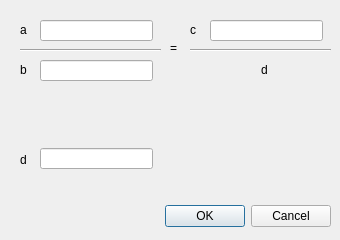
<?xml version="1.0" encoding="UTF-8"?>
<ui version="4.0">
 <class>ratio_d_dialog</class>
 <widget class="QDialog" name="ratio_d_dialog">
  <property name="geometry">
   <rect>
    <x>0</x>
    <y>0</y>
    <width>340</width>
    <height>240</height>
   </rect>
  </property>
  <property name="windowTitle">
   <string>Ratio Calculation: Unknown D</string>
  </property>
  <widget class="QDialogButtonBox" name="buttonBox">
   <property name="geometry">
    <rect>
     <x>10</x>
     <y>200</y>
     <width>321</width>
     <height>32</height>
    </rect>
   </property>
   <property name="orientation">
    <enum>Qt::Orientation::Horizontal</enum>
   </property>
   <property name="standardButtons">
    <set>QDialogButtonBox::StandardButton::Cancel|QDialogButtonBox::StandardButton::Ok</set>
   </property>
  </widget>
  <widget class="QFrame" name="frame">
   <property name="geometry">
    <rect>
     <x>20</x>
     <y>10</y>
     <width>141</width>
     <height>80</height>
    </rect>
   </property>
   <property name="frameShape">
    <enum>QFrame::Shape::HLine</enum>
   </property>
   <property name="frameShadow">
    <enum>QFrame::Shadow::Sunken</enum>
   </property>
   <widget class="QLineEdit" name="bLineEdit">
    <property name="geometry">
     <rect>
      <x>20</x>
      <y>50</y>
      <width>113</width>
      <height>21</height>
     </rect>
    </property>
   </widget>
   <widget class="QLabel" name="label_2">
    <property name="geometry">
     <rect>
      <x>0</x>
      <y>52</y>
      <width>49</width>
      <height>16</height>
     </rect>
    </property>
    <property name="text">
     <string>b</string>
    </property>
    <property name="buddy">
     <cstring>bLineEdit</cstring>
    </property>
   </widget>
   <widget class="QLabel" name="label">
    <property name="geometry">
     <rect>
      <x>0</x>
      <y>12</y>
      <width>49</width>
      <height>16</height>
     </rect>
    </property>
    <property name="text">
     <string>a</string>
    </property>
    <property name="buddy">
     <cstring>aLineEdit</cstring>
    </property>
   </widget>
   <widget class="QLineEdit" name="aLineEdit">
    <property name="geometry">
     <rect>
      <x>20</x>
      <y>10</y>
      <width>113</width>
      <height>21</height>
     </rect>
    </property>
   </widget>
   <zorder>bLineEdit</zorder>
   <zorder>label</zorder>
   <zorder>aLineEdit</zorder>
   <zorder>label_2</zorder>
  </widget>
  <widget class="QLabel" name="label_3">
   <property name="geometry">
    <rect>
     <x>170</x>
     <y>40</y>
     <width>49</width>
     <height>16</height>
    </rect>
   </property>
   <property name="text">
    <string>=</string>
   </property>
  </widget>
  <widget class="QFrame" name="frame_2">
   <property name="geometry">
    <rect>
     <x>190</x>
     <y>10</y>
     <width>141</width>
     <height>80</height>
    </rect>
   </property>
   <property name="frameShape">
    <enum>QFrame::Shape::HLine</enum>
   </property>
   <property name="frameShadow">
    <enum>QFrame::Shadow::Sunken</enum>
   </property>
   <widget class="QLineEdit" name="cLineEdit">
    <property name="geometry">
     <rect>
      <x>20</x>
      <y>10</y>
      <width>113</width>
      <height>21</height>
     </rect>
    </property>
   </widget>
   <widget class="QLabel" name="label_4">
    <property name="geometry">
     <rect>
      <x>50</x>
      <y>52</y>
      <width>49</width>
      <height>16</height>
     </rect>
    </property>
    <property name="text">
     <string>d</string>
    </property>
    <property name="alignment">
     <set>Qt::AlignmentFlag::AlignCenter</set>
    </property>
    <property name="buddy">
     <cstring>bLineEdit</cstring>
    </property>
   </widget>
   <widget class="QLabel" name="label_5">
    <property name="geometry">
     <rect>
      <x>0</x>
      <y>12</y>
      <width>49</width>
      <height>16</height>
     </rect>
    </property>
    <property name="text">
     <string>c</string>
    </property>
    <property name="alignment">
     <set>Qt::AlignmentFlag::AlignLeading|Qt::AlignmentFlag::AlignLeft|Qt::AlignmentFlag::AlignVCenter</set>
    </property>
    <property name="buddy">
     <cstring>aLineEdit</cstring>
    </property>
   </widget>
  </widget>
  <widget class="QLineEdit" name="xLineEdit">
   <property name="geometry">
    <rect>
     <x>40</x>
     <y>148</y>
     <width>113</width>
     <height>21</height>
    </rect>
   </property>
  </widget>
  <widget class="QLabel" name="label_6">
   <property name="geometry">
    <rect>
     <x>20</x>
     <y>152</y>
     <width>49</width>
     <height>16</height>
    </rect>
   </property>
   <property name="text">
    <string>d</string>
   </property>
   <property name="buddy">
    <cstring>aLineEdit</cstring>
   </property>
  </widget>
  <zorder>frame</zorder>
  <zorder>buttonBox</zorder>
  <zorder>label_3</zorder>
  <zorder>frame_2</zorder>
  <zorder>xLineEdit</zorder>
  <zorder>label_6</zorder>
 </widget>
 <tabstops>
  <tabstop>aLineEdit</tabstop>
  <tabstop>bLineEdit</tabstop>
  <tabstop>cLineEdit</tabstop>
  <tabstop>xLineEdit</tabstop>
 </tabstops>
 <resources/>
 <connections>
  <connection>
   <sender>buttonBox</sender>
   <signal>accepted()</signal>
   <receiver>ratio_d_dialog</receiver>
   <slot>accept()</slot>
   <hints>
    <hint type="sourcelabel">
     <x>248</x>
     <y>254</y>
    </hint>
    <hint type="destinationlabel">
     <x>157</x>
     <y>274</y>
    </hint>
   </hints>
  </connection>
  <connection>
   <sender>buttonBox</sender>
   <signal>rejected()</signal>
   <receiver>ratio_d_dialog</receiver>
   <slot>reject()</slot>
   <hints>
    <hint type="sourcelabel">
     <x>316</x>
     <y>260</y>
    </hint>
    <hint type="destinationlabel">
     <x>286</x>
     <y>274</y>
    </hint>
   </hints>
  </connection>
 </connections>
</ui>
